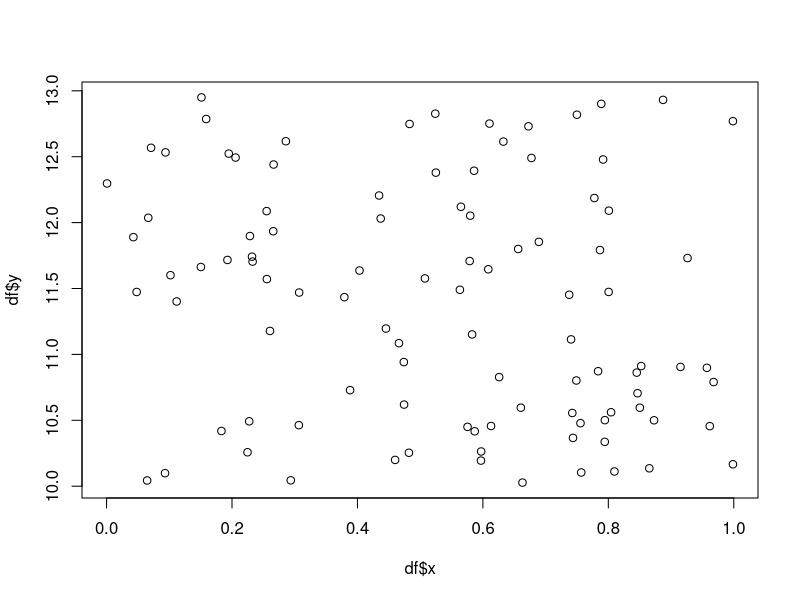
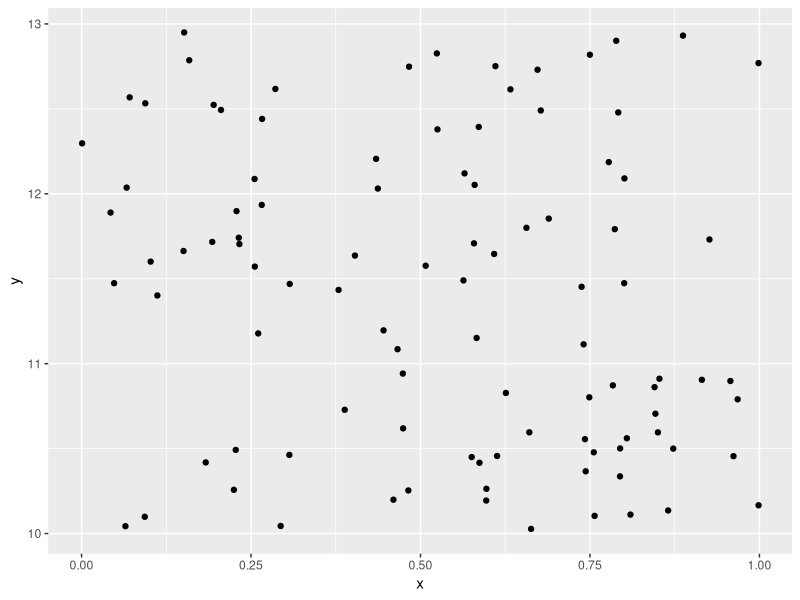
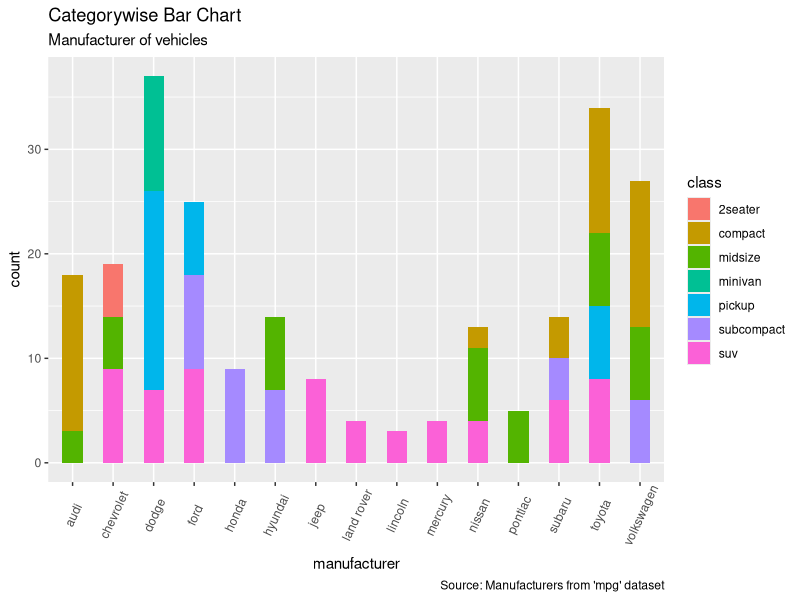

Write the R code that produced these figures, in order.
# So I can type here, and the changes are seen on the other file

# So cool!

runif(1)

# So as I begin to code, you'll see it here!

# And you don't even need to have R installed, can view from the browser!

# Insane!

runif(1) * runif(1)

# you can't change code, but you can comment on code, live from the browser.


# this is so much more advanced than RStudio!!!

df <- data.frame(x = runif(100,0,1),
           y = runif(100,10,13))

plot(df$x, df$y)
library(ggplot2)
ggplot(data = df,aes(x =x, y = y))+
geom_point()


# hello Laura and Isaac - 

# From on a categorical column variable
g <- ggplot(mpg, aes(manufacturer))
g + geom_bar(aes(fill=class), width = 0.5) + 
  theme(axis.text.x = element_text(angle=65, vjust=0.6)) +
  labs(title="Categorywise Bar Chart", 
       subtitle="Manufacturer of vehicles", 
       caption="Source: Manufacturers from 'mpg' dataset")
